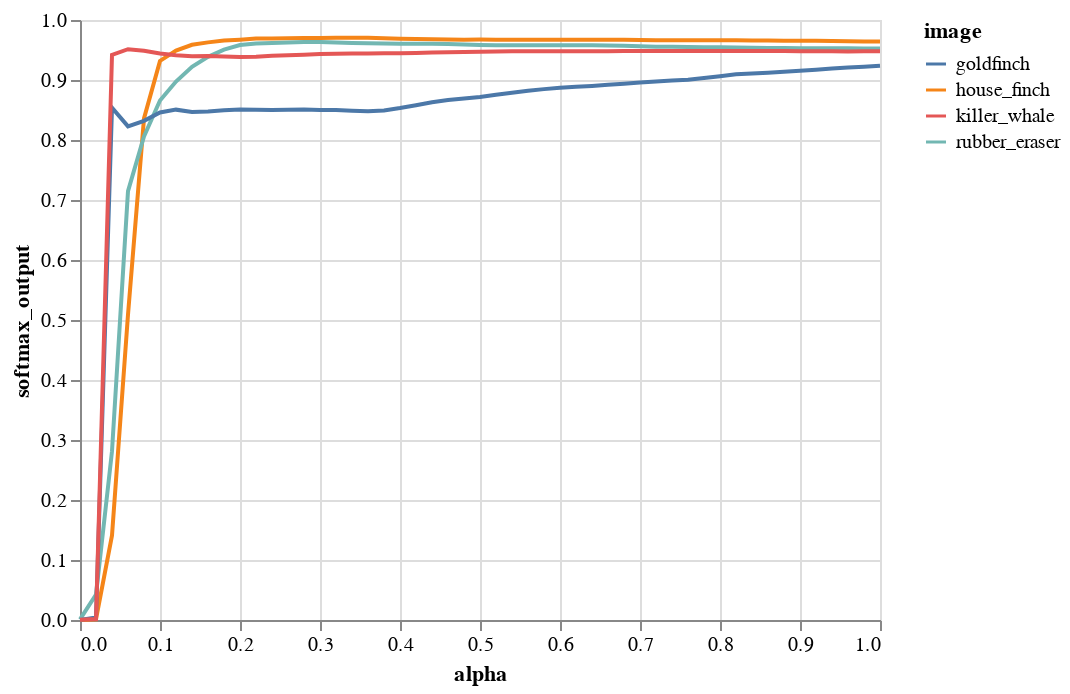

Here is the notebook cell this chart was saved with:
### Code cell
alt.Chart(melted_data).mark_line().encode(
    x=alt.X('alpha:Q'),
    y=alt.Y('softmax_output:Q'),
    color=alt.Color('image:N')
)

### Figure 1 — Vega-Lite specification as saved in the notebook (floating-point values rounded to 4 significant figures; data arrays with more than 128 entries replaced by an {"elided": "..."} marker saying what was removed)
{"$schema": "https://vega.github.io/schema/vega-lite/v3.2.1.json", "config": {"mark": {"tooltip": null}, "view": {"height": 300, "width": 400}}, "data": {"name": "data-d740a41efd70cfca9032c5c0ded15b70"}, "datasets": {"data-d740a41efd70cfca9032c5c0ded15b70": {"elided": "204 records"}}, "encoding": {"color": {"field": "image", "type": "nominal"}, "x": {"field": "alpha", "type": "quantitative"}, "y": {"field": "softmax_output", "type": "quantitative"}}, "mark": "line"}
